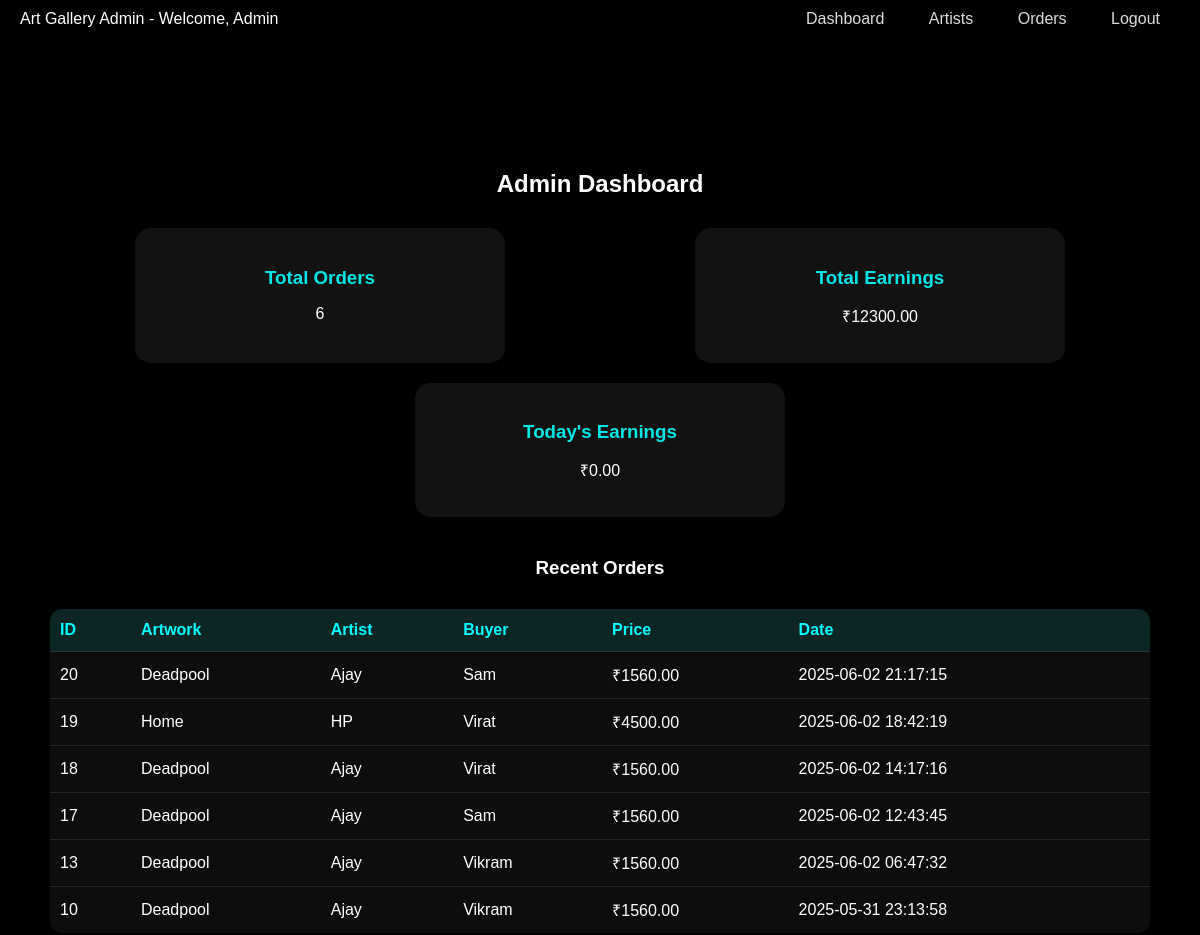
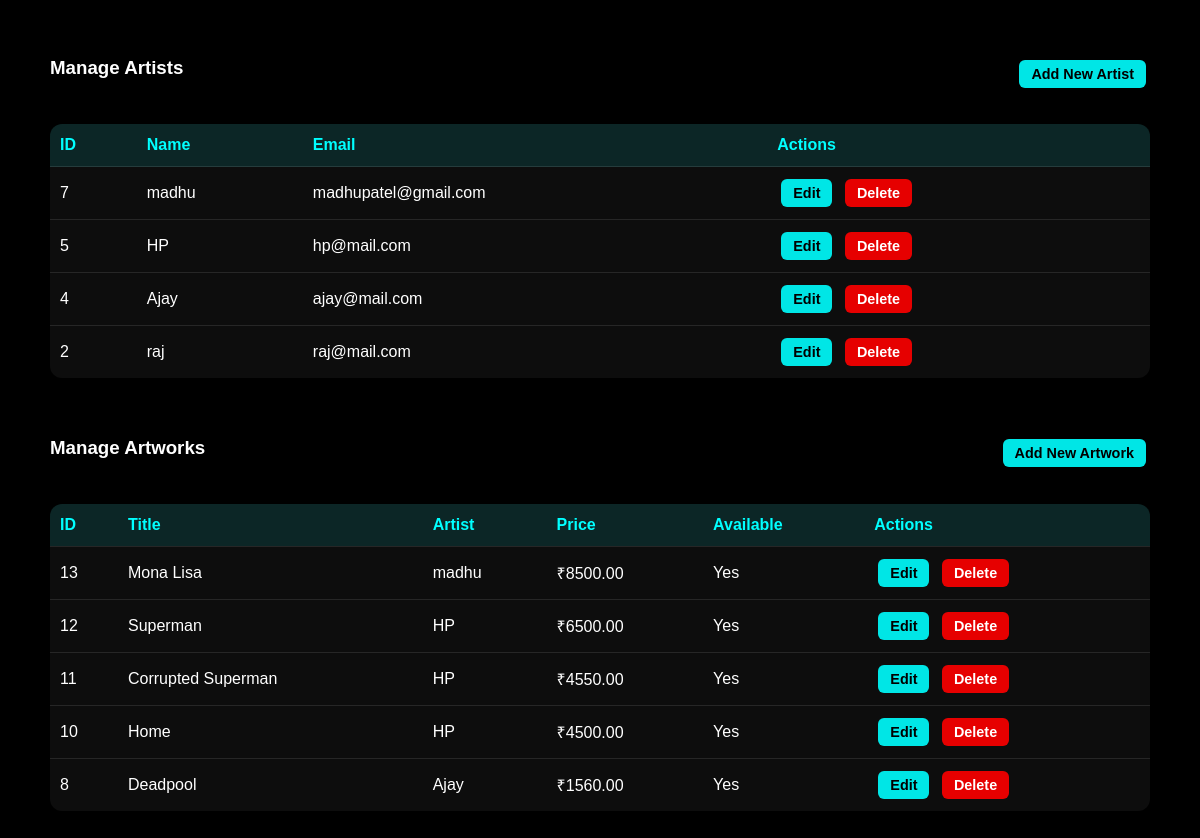
Page /art_gallery/admin/dashboard.php on the committed database (2 pictures, top to bottom).
### tables this page shows
CREATE TABLE IF NOT EXISTS `orders` (
  `id` int NOT NULL AUTO_INCREMENT,
  `user_id` int DEFAULT NULL,
  `artwork_id` int DEFAULT NULL,
  `shipping_address` text,
  `order_date` timestamp NULL DEFAULT CURRENT_TIMESTAMP,
  `payment_method` varchar(50) DEFAULT 'Cash on Delivery',
  `status` varchar(50) DEFAULT 'Pending',
  `contact_number` varchar(20) DEFAULT NULL,
  `address` text,
  PRIMARY KEY (`id`),
  KEY `user_id` (`user_id`),
  KEY `artwork_id` (`artwork_id`)
);

CREATE TABLE IF NOT EXISTS `artworks` (
  `id` int NOT NULL AUTO_INCREMENT,
  `artist_id` int DEFAULT NULL,
  `title` varchar(100) DEFAULT NULL,
  `description` text,
  `price` decimal(10,2) DEFAULT NULL,
  `image` varchar(255) DEFAULT NULL,
  `available` tinyint(1) DEFAULT '1',
  `type` varchar(100) DEFAULT NULL,
  PRIMARY KEY (`id`),
  KEY `artist_id` (`artist_id`)
);

CREATE TABLE IF NOT EXISTS `artists` (
  `id` int NOT NULL AUTO_INCREMENT,
  `name` varchar(100) DEFAULT NULL,
  `email` varchar(100) DEFAULT NULL,
  `password` varchar(255) DEFAULT NULL,
  PRIMARY KEY (`id`)
);

CREATE TABLE IF NOT EXISTS `users` (
  `id` int NOT NULL AUTO_INCREMENT,
  `name` varchar(100) DEFAULT NULL,
  `email` varchar(100) DEFAULT NULL,
  `password` varchar(255) DEFAULT NULL,
  `role` varchar(20) NOT NULL DEFAULT 'buyer',
  PRIMARY KEY (`id`)
);

### art_gallery/admin/dashboard.php (the view, shortened to what this page needs)
<?php
$conn = new mysqli("localhost", "root", "", "art_gallery");
$sales = $conn->query("
    SELECT COUNT(o.id) AS count, IFNULL(SUM(a.price), 0) AS total
    FROM orders o
    JOIN artworks a ON o.artwork_id = a.id
")->fetch_assoc();
$todaysEarnings = $conn->query("
    SELECT IFNULL(SUM(a.price), 0) AS total
    FROM orders o
    JOIN artworks a ON o.artwork_id = a.id
    WHERE DATE(o.order_date) = CURDATE()
")->fetch_assoc()['total'] ?? 0;
$resOrders = $conn->query("
    SELECT
        o.id,
        a.title AS artwork_title,
        ar.name AS artist_name,
        u.name AS buyer_name,
        a.price,
        o.order_date,
        o.address,
        o.status
    FROM orders o
    JOIN artworks a ON o.artwork_id = a.id
    JOIN users u ON o.user_id = u.id
    JOIN artists ar ON a.artist_id = ar.id
    ORDER BY o.order_date DESC
    LIMIT 10
");
$resArtists = $conn->query("SELECT * FROM artists ORDER BY id DESC");
$resArtworks = $conn->query("
    SELECT aw.*, ar.name AS artist_name
    FROM artworks aw
    JOIN artists ar ON aw.artist_id = ar.id
    ORDER BY aw.id DESC
");
?>
<!DOCTYPE html>
<html lang="en">
<head>
    <link rel="stylesheet" href="../css/style.css" />
</head>
<body>
<div class="navbar">
    <div class="nav-title">
    Art Gallery Admin - Welcome, <?= htmlspecialchars($_SESSION['admin_name'] ?? 'Admin') ?>
</div>
    <div class="nav-links">
        <a href="dashboard.php">Dashboard</a>
        <a href="manage_artists.php">Artists</a>
        <a href="manage_orders.php">Orders</a>
        <a href="logout.php">Logout</a>
    </div>
</div>
<div class="container">
    <h2>Admin Dashboard</h2>
    <div class="stats">
        <div class="card">
            <h3>Total Orders</h3>
            <p><?= $sales['count'] ?></p>
        </div>
        <div class="card">
            <h3>Total Earnings</h3>
            <p>₹<?= $sales['total'] ?></p>
        </div>
        <div class="card">
            <h3>Today's Earnings</h3>
            <p>₹<?= $todaysEarnings ?></p>
        </div>
    </div>
    <div class="recent-orders">
        <h3>Recent Orders</h3>
        <table>
            <tr>
                <th>ID</th>
                <th>Artwork</th>
                <th>Artist</th>
                <th>Buyer</th>
                <th>Price</th>
                <th>Date</th>
            </tr>
            <?php while($order = $resOrders->fetch_assoc()): ?>
            <tr>
                <td><?= $order['id'] ?></td>
                <td><?= htmlspecialchars($order['artwork_title'] ?? '') ?></td>
                <td><?= htmlspecialchars($order['artist_name']) ?></td>
                <td><?= htmlspecialchars($order['buyer_name']) ?></td>
                <td>₹<?= $order['price'] ?></td>
                <td><?= $order['order_date'] ?></td>
            </tr>
            <?php endwhile; ?>
        </table>
    </div>
    <div class="manage-artists">
        <div class="section-header">
            <h3>Manage Artists</h3>
            <a href="add_artist.php" class="btn">Add New Artist</a>
        </div>
        <table>
            <tr>
                <th>ID</th>
                <th>Name</th>
                <th>Email</th>
                <th>Actions</th>
            </tr>
            <?php while($artist = $resArtists->fetch_assoc()): ?>
            <tr>
                <td><?= $artist['id'] ?></td>
                <td><?= htmlspecialchars($artist['name']) ?></td>
                <td><?= htmlspecialchars($artist['email']) ?></td>
                <td>
                    <a href="edit_artist.php?id=<?= $artist['id'] ?>" class="btn">Edit</a>
                    <a href="delete_artist.php?id=<?= $artist['id'] ?>" class="btn btn-danger" onclick="return confirm('Are you sure to delete this artist?');">Delete</a>
                </td>
            </tr>
            <?php endwhile; ?>
        </table>
    </div>
    <div class="manage-artworks">
        <div class="section-header">
            <h3>Manage Artworks</h3>
            <a href="add_artwork.php" class="btn">Add New Artwork</a>
        </div>
        <table>
            <tr>
                <th>ID</th>
                <th>Title</th>
                <th>Artist</th>
                <th>Price</th>
                <th>Available</th>
                <th>Actions</th>
            </tr>
            <?php while($artwork = $resArtworks->fetch_assoc()): ?>
            <tr>
                <td><?= $artwork['id'] ?></td>
                <td><?= htmlspecialchars($artwork['title']) ?></td>
                <td><?= htmlspecialchars($artwork['artist_name']) ?></td>
                <td>₹<?= $artwork['price'] ?></td>
                <td><?= $artwork['available'] ? 'Yes' : 'No' ?></td>
                <td>
                    <a href="edit_artwork.php?id=<?= $artwork['id'] ?>" class="btn">Edit</a>
                    <a href="delete_artwork.php?id=<?= $artwork['id'] ?>" class="btn btn-danger" onclick="return confirm('Are you sure to delete this artwork?');">Delete</a>
                </td>
            </tr>
            <?php endwhile; ?>
        </table>
    </div>
</div>
</body>
</html>

### art_gallery/css/style.css (style rules this page uses)
body { background: #000 url('../assets/a%20man%20on%20the%20moon%20looking%20at%20Earth.png') no-repeat center top; background-size: cover; background-attachment: scroll; margin: 0; font-family: Arial, sans-serif; color: white; }
.navbar { position: fixed; top: 0; left: 0; right: 0; background: rgba(0, 0, 0, 0.5); backdrop-filter: blur(10px); display: flex; justify-content: space-between; align-items: center; padding: 10px 20px; z-index: 1000; box-shadow: 0 4px 10px rgba(0, 0, 0, 0.2); }
.navbar a { text-decoration: none; color: #ddd; margin: 0 10px; padding: 6px 10px; border-radius: 6px; transition: background-color 0.3s ease, color 0.3s ease; }
.container { background-color: rgba(0, 0, 0, 0.6); max-width: 1000px; margin: 120px auto 40px; padding: 30px; border-radius: 20px; box-shadow: 0 0 25px rgba(0, 0, 0, 0.4); backdrop-filter: blur(12px); }
.container h2, .container h3 { text-align: center; margin-bottom: 30px; }
.stats { display: flex; justify-content: space-around; flex-wrap: wrap; gap: 20px; margin-bottom: 40px; }
.card { background-color: rgba(255, 255, 255, 0.07); padding: 20px; border-radius: 16px; text-align: center; width: 30%; box-shadow: 0 0 15px rgba(0,0,0,0.2); min-width: 250px; }
.card h3 { margin-bottom: 10px; color: #00e6e6; }
table { width: 100%; border-collapse: collapse; background-color: rgba(255, 255, 255, 0.05); border-radius: 10px; overflow: hidden; }
th, td { padding: 12px 16px; text-align: left; border-bottom: 1px solid rgba(255, 255, 255, 0.1); }
th { background-color: rgba(0, 0, 0, 0.4); color: #00e6e6; }
td { color: #fff; }

### art_gallery/admin/dashboard.php (style rules this page uses)
.container { background-color: rgba(0, 0, 0, 0.6); max-width: 1100px; margin: 120px auto 40px; padding: 30px; border-radius: 20px; box-shadow: 0 0 25px rgba(0, 0, 0, 0.4); backdrop-filter: blur(12px); }
h2, h3 { text-align: center; margin-bottom: 30px; }
.stats { display: flex; justify-content: space-around; flex-wrap: wrap; gap: 20px; margin-bottom: 40px; }
.card { background-color: rgba(255, 255, 255, 0.07); padding: 20px; border-radius: 16px; text-align: center; width: 30%; box-shadow: 0 0 15px rgba(0,0,0,0.2); min-width: 250px; }
.card h3 { margin-bottom: 10px; color: #00e6e6; }
table { width: 100%; border-collapse: collapse; background-color: rgba(255, 255, 255, 0.05); border-radius: 12px; overflow: hidden; margin-bottom: 40px; }
th, td { padding: 12px 10px; border-bottom: 1px solid rgba(255, 255, 255, 0.1); text-align: left; vertical-align: middle; }
th { background-color: rgba(0, 255, 255, 0.1); color: #00ffff; }
tr:last-child td { border-bottom: none; }
.btn { display: inline-block; background: #00e6e6; color: #000; padding: 6px 12px; margin: 0 4px; border-radius: 6px; text-decoration: none; font-weight: 600; font-size: 0.9rem; transition: background-color 0.3s; }
.btn-danger { background-color: #e60000; color: #fff; }
.section-header { display: flex; justify-content: space-between; align-items: center; margin-bottom: 15px; }

### rows in the picture
orders: id "20", artwork.title "Deadpool", artists.name "Ajay", user.name "Sam", artwork.price "1560.00", order_date "2025-06-02 21:17:15"
orders: id "19", artwork.title "Home", artists.name "HP", user.name "Virat", artwork.price "4500.00", order_date "2025-06-02 18:42:19"
orders: id "18", artwork.title "Deadpool", artists.name "Ajay", user.name "Virat", artwork.price "1560.00", order_date "2025-06-02 14:17:16"
orders: id "17", artwork.title "Deadpool", artists.name "Ajay", user.name "Sam", artwork.price "1560.00", order_date "2025-06-02 12:43:45"
orders: id "13", artwork.title "Deadpool", artists.name "Ajay", user.name "Vikram", artwork.price "1560.00", order_date "2025-06-02 06:47:32"
orders: id "10", artwork.title "Deadpool", artists.name "Ajay", user.name "Vikram", artwork.price "1560.00", order_date "2025-05-31 23:13:58"
artists: id "7", name "madhu", email "madhupatel@gmail.com"
artists: id "5", name "HP", email "hp@mail.com"
artists: id "4", name "Ajay", email "ajay@mail.com"
artists: id "2", name "raj", email "raj@mail.com"
artworks: id "13", title "Mona Lisa", artist.name "madhu", price "8500.00", available "Yes"
artworks: id "12", title "Superman", artist.name "HP", price "6500.00", available "Yes"
artworks: id "11", title "Corrupted Superman", artist.name "HP", price "4550.00", available "Yes"
artworks: id "10", title "Home", artist.name "HP", price "4500.00", available "Yes"
artworks: id "8", title "Deadpool", artist.name "Ajay", price "1560.00", available "Yes"

### other values in the picture
$_SESSION['admin_name'] "Admin"
$sales['count'] "6"
$sales['total'] "12300.00"
$todaysEarnings "0.00"
